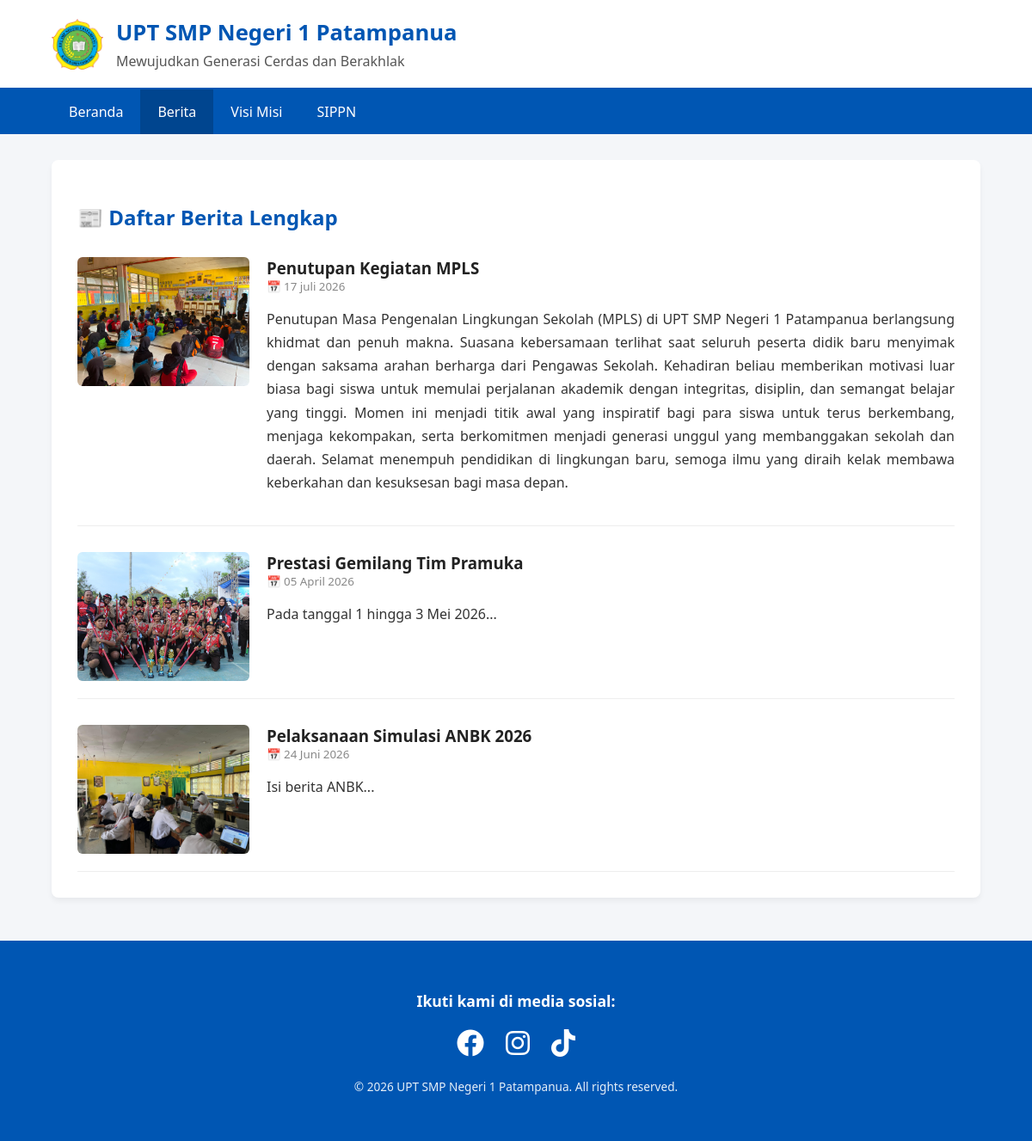
Screenshot of /berita with the database file from the repository.
### tables this page shows
CREATE TABLE berita (id INTEGER PRIMARY KEY, judul TEXT, tanggal TEXT, isi TEXT, gambar TEXT);

### app.py (the view)
@app.route('/berita')
def halaman_berita():
    conn = sqlite3.connect(DB_NAME)
    conn.row_factory = sqlite3.Row
    berita = conn.execute('SELECT * FROM berita ORDER BY id DESC').fetchall()
    conn.close()
    return render_template('semua_berita.html', berita=berita, pengumuman=get_pengumuman())

### app.py (called while the page is built)
def get_pengumuman():
    conn = sqlite3.connect(DB_NAME)
    conn.row_factory = sqlite3.Row
    pengumuman = conn.execute('SELECT * FROM pengumuman ORDER BY id DESC').fetchall()
    conn.close()
    return pengumuman

### templates/semua_berita.html (shortened to what this page needs)
<!DOCTYPE html>
<html lang="id">
<head>
    <link rel="stylesheet" href="https://cdnjs.cloudflare.com/ajax/libs/font-awesome/6.4.0/css/all.min.css">
</head>
<body>
    <header style="background-color: white; color: #0056b3; padding: 20px 5%; display: flex; align-items: center; gap: 15px; border-bottom: 2px solid #0056b3;">
        <img src="{{ url_for('static', filename='logo.png') }}" alt="Logo" style="height: 60px; width: auto;">
        <div>
            <h1 style="margin: 0; font-size: 1.6rem; color: #0056b3;">UPT SMP Negeri 1 Patampanua</h1>
            <p style="margin: 5px 0 0 0; color: #555;">Mewujudkan Generasi Cerdas dan Berakhlak</p>
        </div>
    </header>
    <nav style="background-color: #0056b3;">
        <ul style="display: flex; list-style: none; margin: 0; padding: 0 5%;">
            <li><a href="/" style="padding: 15px 20px; color: white; display: block; text-decoration: none;">Beranda</a></li>
            <li><a href="/berita" style="padding: 15px 20px; color: white; display: block; text-decoration: none; background: rgba(0,0,0,0.2);">Berita</a></li>
            <li><a href="/visi_misi" style="padding: 15px 20px; color: white; display: block; text-decoration: none;">Visi Misi</a></li>
            <li><a href="/sippn" style="padding: 15px 20px; color: white; display: block; text-decoration: none;">SIPPN</a></li>
        </ul>
    </nav>
    <div class="content-container">
        <article class="card">
            <h2 style="color: #0056b3; margin-bottom: 20px;">📰 Daftar Berita Lengkap</h2>
            {% for item in berita %}
            <div class="berita-item" style="display: flex; gap: 20px; margin-top: 30px; padding-bottom: 20px; border-bottom: 1px solid #eee;">
                <img src="{{ url_for('static', filename=item['gambar']) }}" style="width: 200px; height: 150px; object-fit: cover; border-radius: 6px;">
                <div>
                    <h3 style="margin: 0; color: #222;">{{ item['judul'] }}</h3>
                    <small style="color: #888; display: block; margin-bottom: 10px;">📅 {{ item['tanggal'] }}</small>
                    <p class="berita-full-isi">{{ item['isi'] }}</p>
                </div>
            </div>
            {% endfor %}
        </article>
    </div>
    <footer style="background-color: #0056b3; color: white; padding: 40px 20px; text-align: center; margin-top: 20px;">
        <p style="margin-bottom: 15px; font-size: 1.1rem; font-weight: bold;">Ikuti kami di media sosial:</p>
        <div style="display: flex; justify-content: center; gap: 25px; font-size: 2rem; margin-bottom: 20px;">
            <a href="https://www.facebook.com/share/1BS3bmoGzA/" class="social-icon" target="_blank" rel="noopener noreferrer">
                <i class="fab fa-facebook"></i>
            </a>
            <a href="https://www.instagram.com/username_anda" class="social-icon" target="_blank" rel="noopener noreferrer">
                <i class="fab fa-instagram"></i>
            </a>
            <a href="https://www.tiktok.com/@uptsmpn1patampanua" class="social-icon" target="_blank" rel="noopener noreferrer">
                <i class="fab fa-tiktok"></i>
            </a>
        </div>
        <p style="font-size: 0.85rem; opacity: 0.9;">&copy; 2026 UPT SMP Negeri 1 Patampanua. All rights reserved.</p>
    </footer>
</body>
</html>

### templates/semua_berita.html (style rules this page uses)
body { background-color: #f4f6f9; margin: 0; font-family: 'Segoe UI', sans-serif; display: flex; flex-direction: column; min-height: 100vh; }
.card { background: white; padding: 30px; border-radius: 8px; box-shadow: 0 4px 6px rgba(0,0,0,0.05); }
.content-container { padding: 30px 5%; max-width: 1200px; margin: 0 auto; flex: 1; width: 90%; }
.berita-full-isi { text-align: justify; line-height: 1.7; color: #333; }
.social-icon { color: white !important; text-decoration: none; transition: transform 0.3s, color 0.3s; display: inline-block; }

### rows the page displays
berita: gambar (picture), judul "Penutupan Kegiatan MPLS", tanggal "17 juli 2026", isi "Penutupan Masa Pengenalan Lingkungan Sekolah (MPLS) di UPT SMP Negeri 1 Patampanua berlangsung khidmat dan penuh makna. Suasana kebersamaan terlihat saat seluruh peserta didik baru menyimak dengan saksama arahan berharga dari Pengawas Sekolah. Kehadiran beliau memberikan motivasi luar biasa bagi siswa untuk memulai perjalanan akademik dengan integritas, disiplin, dan semangat belajar yang tinggi. Momen ini menjadi titik awal yang inspiratif bagi para siswa untuk terus berkembang, menjaga kekompakan, serta berkomitmen menjadi generasi unggul yang membanggakan sekolah dan daerah. Selamat menempuh pendidikan di lingkungan baru, semoga ilmu yang diraih kelak membawa keberkahan dan kesuksesan…"
berita: gambar (picture), judul "Prestasi Gemilang Tim Pramuka", tanggal "05 April 2026", isi "Pada tanggal 1 hingga 3 Mei 2026..."
berita: gambar (picture), judul "Pelaksanaan Simulasi ANBK 2026", tanggal "24 Juni 2026", isi "Isi berita ANBK..."
